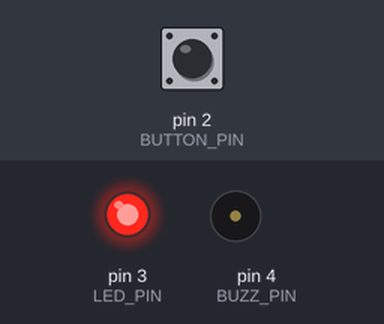
The sketch below on a simulated Arduino Uno, built with avr-gcc and run on an emulated ATmega328P. Shown: output pins drawn as LEDs (lit = HIGH), buzzer (waves = sounding, pin HIGH). Inputs (shaded band) come from the test bench; at power-on: pin 2 (BUTTON_PIN) HIGH.

Above: at 1.2 s.
1.3 s: pin 2 (BUTTON_PIN) pulled LOW for 0.15 s
At 1.37 s:
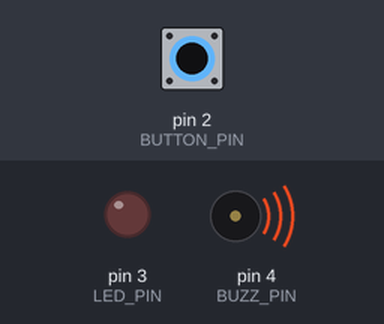
2.9 s: pin 2 (BUTTON_PIN) pulled LOW for 3.2 s
At 6.9 s:
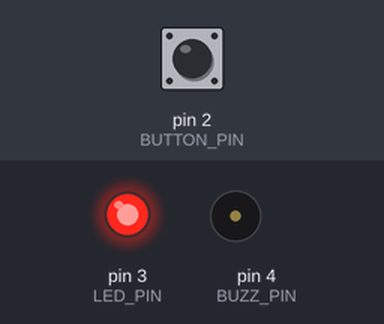
Timing chart, 0 to 8.4 s (numbered marks = the images above; inputs shaded):
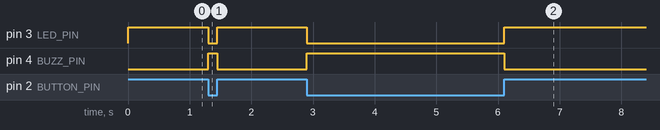

Measured:
- after the input at 1.3 s, pin 3 (LED_PIN): HIGH → LOW at once, → HIGH 0.15 s later; pin 4 (BUZZ_PIN): LOW → HIGH at once, → LOW 0.15 s later
- after the input at 2.9 s, pin 3 (LED_PIN): HIGH → LOW at once, → HIGH 3.2 s later; pin 4 (BUZZ_PIN): LOW → HIGH at once, → LOW 3.2 s later

The sketch:

sketch.ino
```cpp
#define BUTTON_PIN 2
#define LED_PIN    3
#define BUZZ_PIN   4

void setup() {
  pinMode(BUTTON_PIN, INPUT_PULLUP);
  pinMode(LED_PIN,    OUTPUT);
  pinMode(BUZZ_PIN,   OUTPUT);
}

void loop() {
  int btn = digitalRead(BUTTON_PIN);
  if (btn == LOW) {             // pressed
    digitalWrite(BUZZ_PIN, HIGH);
    digitalWrite(LED_PIN,  LOW);
  } else {                      // not pressed
    digitalWrite(BUZZ_PIN, LOW);
    digitalWrite(LED_PIN,  HIGH);
  }
}
```
